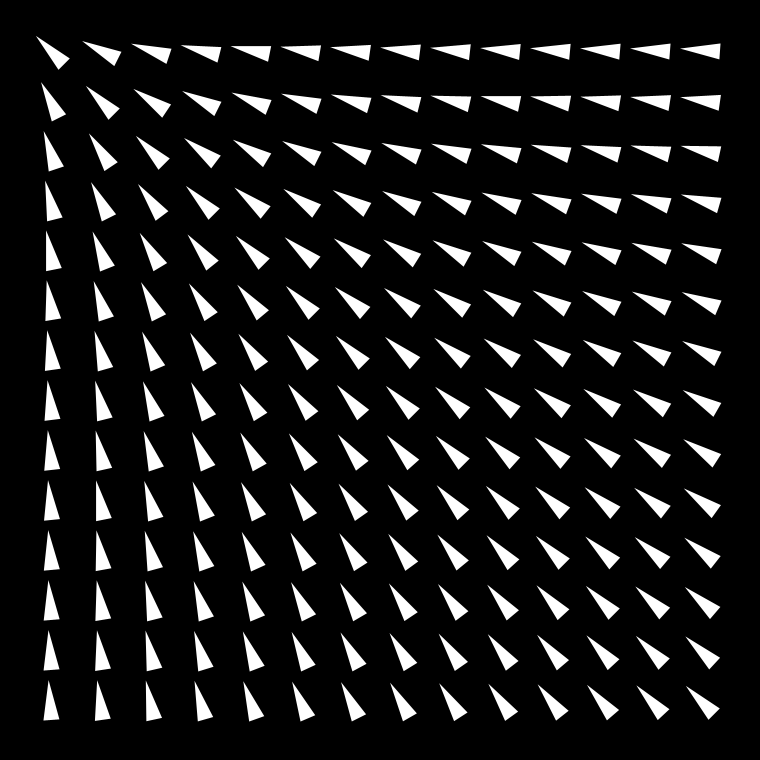
Frame 1 (no input)
Frame 60 (the mouse pressed at the canvas centre just before this capture): identical to frame 1, image omitted
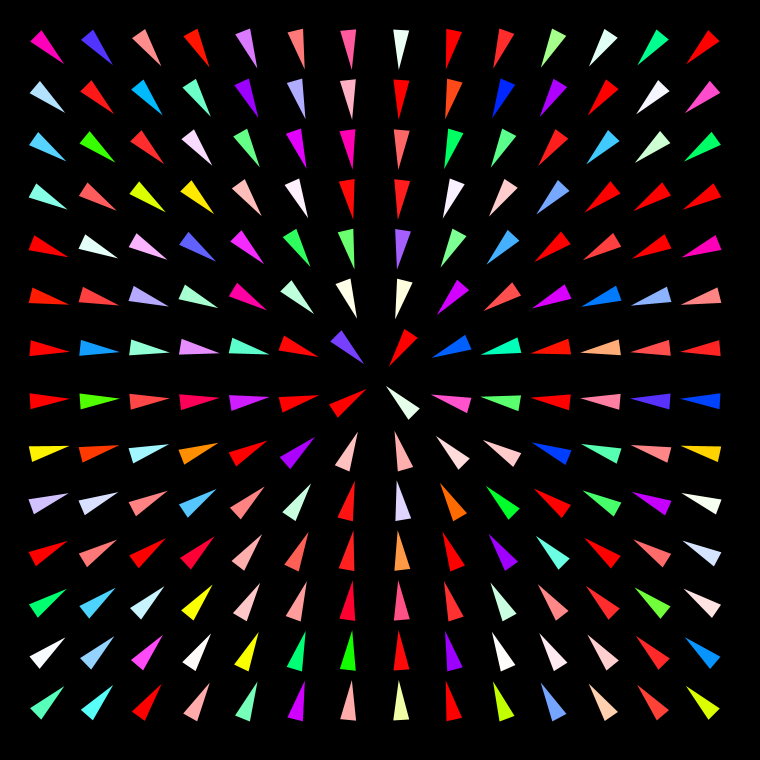
Frame 120 (the mouse held since frame 60 and released just before this capture)

The Processing sketch that drew these frames (run headless with seeded random() and noise(); from frame 60 on, the mouse is pressed at the canvas centre):

// Processing sketch: processing_167663
// ── processing_167663.pde

void setup() { 
  size(760, 760); 
  noStroke(); 
  smooth();
}
void draw() { 
  background(0);
  for (float x =50; x<=700; x+=50) {
    for (float y = 50; y<=700; y+=50) {
      float angle = atan2(mouseY-y, mouseX-x);
      colorMode(HSB);
      fill(random(0,mouseX),random(0,mouseY),255);
      pushMatrix();
      translate(x, y);
      rotate(angle);
      triangle(-20, -8, 20, 0, -20, 8);
      popMatrix();
    }
  }
}
